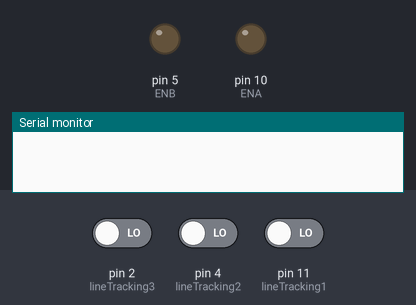
Recording of a sketch running on a simulated Arduino Uno, built with avr-gcc and run on an emulated ATmega328P. Parts: output pins drawn as LEDs (lit = HIGH), the last lines printed to the serial monitor. The test bench sets the inputs (shaded band); at power-on: pin 4 (lineTracking2) LOW, pin 11 (lineTracking1) LOW, pin 2 (lineTracking3) LOW.

Above: at 1.2 s.
1.3 s: pin 4 (lineTracking2) driven HIGH
At 2.3 s:
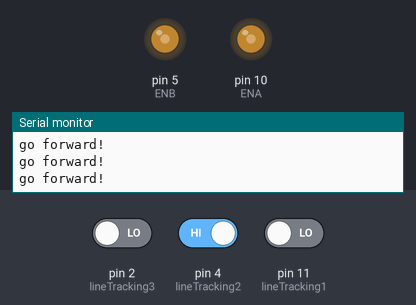
2.8 s: pin 4 (lineTracking2) driven LOW and pin 11 (lineTracking1) driven HIGH
4.7 s: pin 2 (lineTracking3) driven HIGH and pin 4 (lineTracking2) driven HIGH and pin 11 (lineTracking1) driven LOW
Timing chart, 0 to 7.7 s (numbered marks = the images above; inputs shaded):
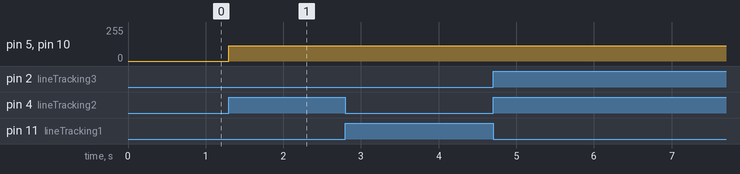

Measured:
- after the input at 1.3 s, pin 5 (ENB), pin 10 (ENA): 0/255 → 115/255 at once

The sketch:

Line_tracking_car.ino
```cpp
#define lineTracking1 11
#define lineTracking2 4
#define lineTracking3 2

int in1=9;
int in2=8;
int in3=7;
int in4=6;
int ENA=10;
int ENB=5;
int ABS=115;

bool num1, num2, num3;
bool flag;

 void _mForward(){
  analogWrite(ENA,ABS);
  analogWrite(ENB,ABS);
  digitalWrite(in1,HIGH);
  digitalWrite(in2,LOW);
  digitalWrite(in3,LOW);
  digitalWrite(in4,HIGH);
  Serial.println("go forward!");
}

void _mBack(){
  analogWrite(ENA,ABS);
  analogWrite(ENB,ABS);
  digitalWrite(in1,LOW);
  digitalWrite(in2,HIGH);
  digitalWrite(in3,HIGH);
  digitalWrite(in4,LOW);
  Serial.println("go back!");
}

void _mleft(){
  analogWrite(ENA,ABS);
  analogWrite(ENB,ABS);
  digitalWrite(in1,HIGH);
  digitalWrite(in2,LOW);
  digitalWrite(in3,HIGH);
  digitalWrite(in4,LOW);
  Serial.println("go left!");
}

void _mright(){
   analogWrite(ENA,ABS);
   analogWrite(ENB,ABS);
  digitalWrite(in1,LOW);
  digitalWrite(in2,HIGH);
  digitalWrite(in3,LOW);
  digitalWrite(in4,HIGH);
   //Serial.println("go right!");
}

void _mStop(){
   digitalWrite(ENA,LOW);
   digitalWrite(ENB,LOW);
   Serial.println("Stop!");
}

void setup(){
  Serial.begin(9600);
}

void loop() {
  num1 = digitalRead(lineTracking1);
  num2 = digitalRead(lineTracking2);
  num3 = digitalRead(lineTracking3);

  if(num2){
    _mForward();
  }
  else if(num1) {
    while(1) {
      num1 = digitalRead(lineTracking1);
      if(num1) {
        _mleft();
      }
      else{
        break;
      }
    }
  }
  else if(num3) {
    while(1) {
      num3 = digitalRead(lineTracking3);
      if(num3) {
        _mright();
      }
      else{
        break;
      }
    }
  }
  else{
    num1 = digitalRead(lineTracking1);
    num3 = digitalRead(lineTracking3);
    if(num1 && !num3){
      _mleft();
      while(1){
         num3 = digitalRead(lineTracking1);
         if(num3) {
          break;
         }
      }
    }
    else if(num3 && !num1){
      _mright();
      while(1){
         num1 = digitalRead(lineTracking1);
         if(num1) {
          break;
         }
      }
    }
  }
}
```
